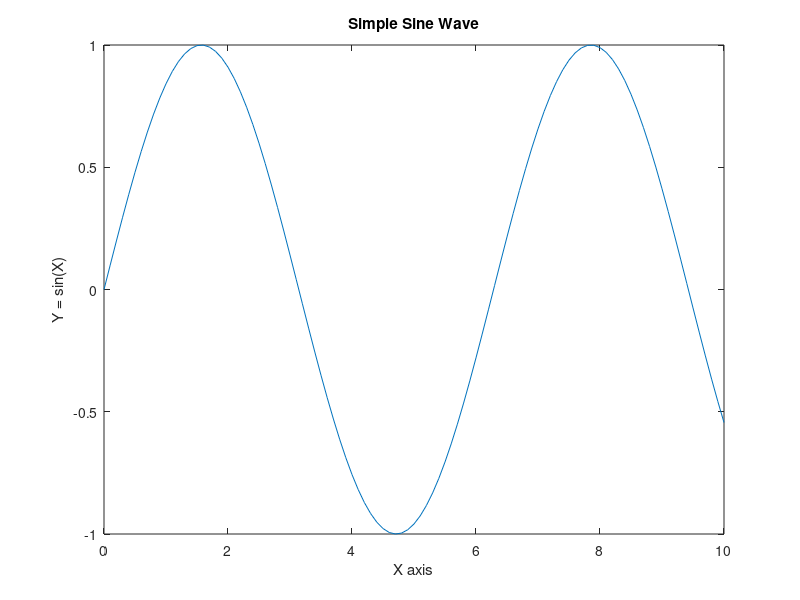

This chart was generated by the following MATLAB code:
% Simple MATLAB Plot Test
% Tests basic plotting functionality

% Create data
x = [0:0.1:10];
y = sin(x);

% Plot
plot(x, y);
title('Simple Sine Wave');
xlabel('X axis');
ylabel('Y = sin(X)');

disp('Plot created successfully!');
